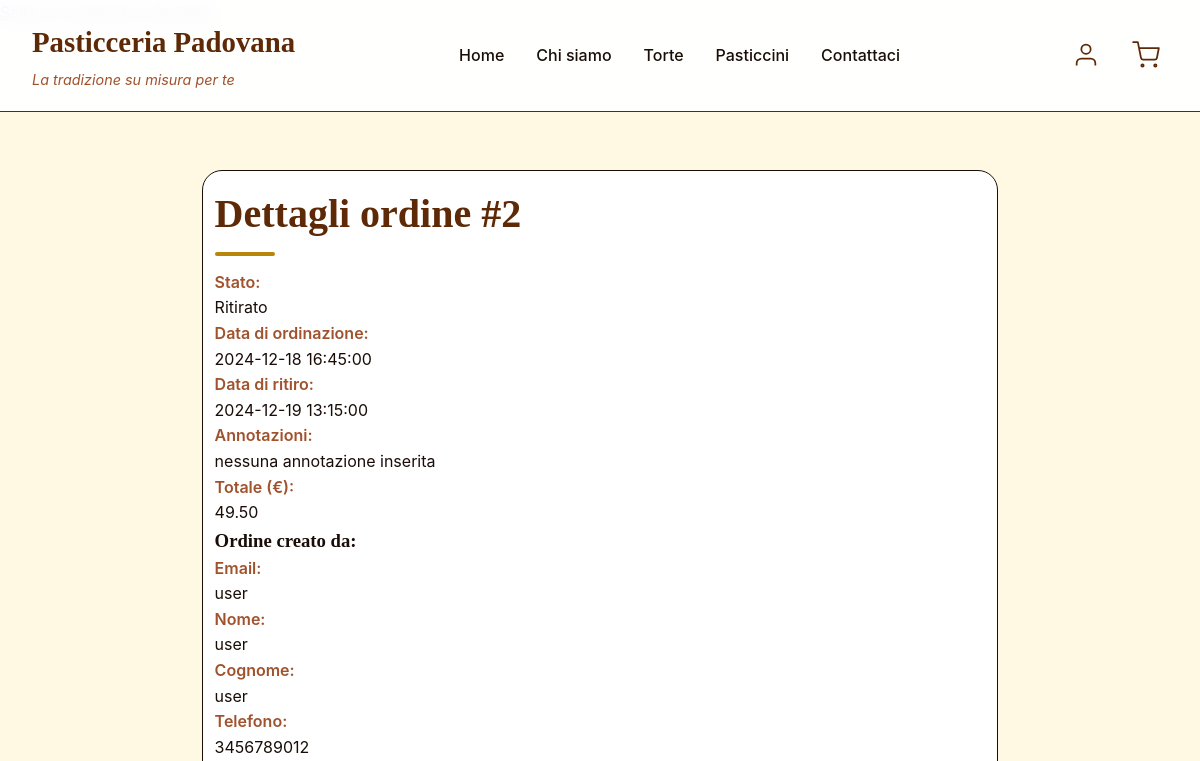
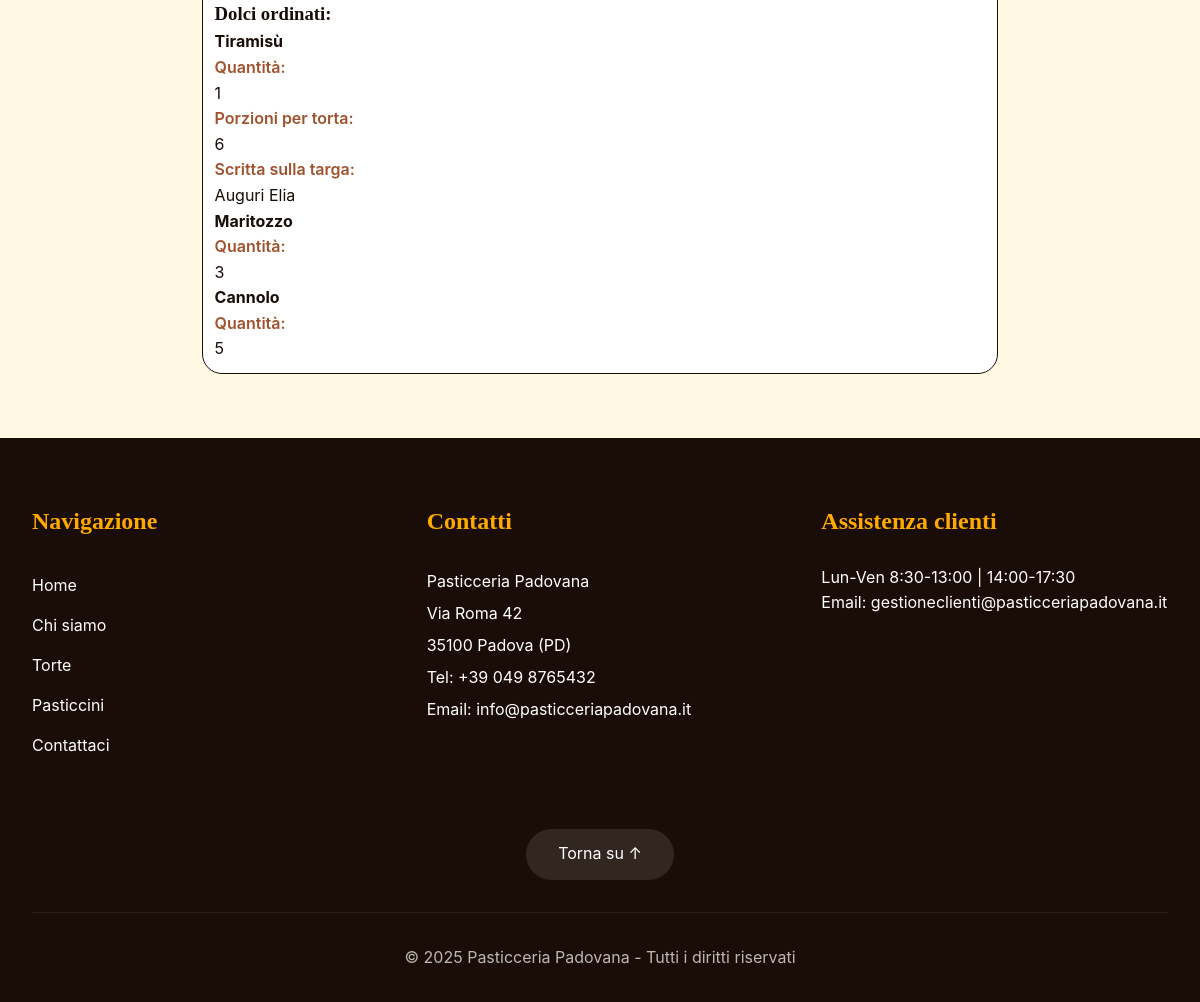
The app's page /dettaglio-ordine?id=2 (signed in) with its own data (2 pictures, top to bottom).
### tables this page shows
CREATE TABLE ordine (
  id int NOT NULL AUTO_INCREMENT,
  ritiro datetime NOT NULL,
  ordinazione datetime,
  persona varchar(60),
  nome varchar(20),
  cognome varchar(20),
  telefono varchar(20),
  annotazioni varchar(300),
  stato int NOT NULL,
  totale DECIMAL(10,2),
  PRIMARY KEY(id),
  FOREIGN KEY (persona) REFERENCES persona(email) ON DELETE SET NULL ON UPDATE CASCADE
);

CREATE TABLE ordine_torta (
  torta int NOT NULL,
  ordine int NOT NULL,
  porzioni int NOT NULL,
  targa varchar(255) NOT NULL DEFAULT '',
  numero_torte int NOT NULL DEFAULT 1,
  PRIMARY KEY (torta, ordine, porzioni, targa),
  FOREIGN KEY (torta) REFERENCES item(id),
  FOREIGN KEY (ordine) REFERENCES ordine(id) ON DELETE CASCADE
);

CREATE TABLE item (
  id int NOT NULL AUTO_INCREMENT,
  tipo ENUM('torta', 'pasticcino') NOT NULL,     
  nome varchar(30) NOT NULL,
  descrizione varchar(1024),
  prezzo DECIMAL(10,2) NOT NULL,  
  immagine varchar(255),
  testo_alternativo varchar(255),
  attivo boolean NOT NULL DEFAULT TRUE,
  PRIMARY KEY(id)
);

CREATE TABLE ordine_pasticcino (
  pasticcino int NOT NULL,
  ordine int NOT NULL,
  quantita int NOT NULL,
  PRIMARY KEY (pasticcino, ordine),
  FOREIGN KEY (pasticcino) REFERENCES item(id),
  FOREIGN KEY (ordine) REFERENCES ordine(id) ON DELETE CASCADE
);

### site/php/dbConnection.php (called while the page is built, shortened)
<?php
class DBAccess{
    private $connection;
    public function openDBConnection(){
        try {
            $host = getenv('MYSQLHOST')     ?: (defined('DB_HOST')     ? DB_HOST     : null);
            $user = getenv('MYSQLUSER')     ?: (defined('DB_USER')     ? DB_USER     : null);
            $pass = getenv('MYSQLPASSWORD') ?: (defined('DB_PASSWORD') ? DB_PASSWORD : null);
            $db   = getenv('MYSQLDATABASE') ?: (defined('DB_NAME')     ? DB_NAME     : null);
            $port = getenv('MYSQLPORT')     ?: (defined('DB_PORT')     ? DB_PORT     : 3306);
            $this->connection = mysqli_connect($host, $user, $pass, $db, (int)$port);
            $this->connection->set_charset("utf8mb4");
            return true;
        } catch (mysqli_sql_exception $e) {
            return false;
        }
    }
    public function getOrdineByIdAndEmail($id,$email){
        $querySelect = "SELECT * FROM ordine WHERE id = ? AND persona=?";
        $stmt = mysqli_prepare($this->connection, $querySelect);
        mysqli_stmt_bind_param($stmt, "is", $id, $email);
        mysqli_stmt_execute($stmt);
        $queryResult = mysqli_stmt_get_result($stmt);
        if (mysqli_num_rows($queryResult) > 0) {
            $ordine = mysqli_fetch_assoc($queryResult);
        } else {
            $ordine = false;
        }
        return $ordine;
    }
    public function getOrdiniTortaById($id) {
        $querySelect = "SELECT ot.torta,
            ot.ordine,
            ot.porzioni,
            ot.targa,
            ot.numero_torte,
            i.nome,
            i.immagine,
            i.testo_alternativo
            FROM ordine_torta AS ot
            JOIN item AS i ON ot.torta = i.id
            WHERE ot.ordine = ? ";
        $stmt = mysqli_prepare($this->connection, $querySelect);
        mysqli_stmt_bind_param($stmt, "i", $id);
        mysqli_stmt_execute($stmt);
        $queryResult = mysqli_stmt_get_result($stmt);
        $torte = [];
        while ($row = mysqli_fetch_assoc($queryResult)) {
            $torte[] = $row;
        }
        return $torte;
    }
    public function getOrdiniPasticcinoById($id) {
        $query = "SELECT op.pasticcino,
            op.ordine,
            op.quantita,
            i.nome,
            i.immagine,
            i.testo_alternativo
            FROM ordine_pasticcino AS op
            JOIN item AS i ON op.pasticcino = i.id
            WHERE op.ordine = ? ";
        $stmt = mysqli_prepare($this->connection, $query);
        mysqli_stmt_bind_param($stmt, "i", $id);
        mysqli_stmt_execute($stmt);
        $result = mysqli_stmt_get_result($stmt);
        $pasticcini = [];
        while ($row = mysqli_fetch_assoc($result)) {
            $pasticcini[] = $row;
        }
        return $pasticcini;
    }
}
?>

### site/php/dettagliOrdine.php (the view, shortened to what this page needs)
<?php
require_once "dbConnection.php";
$paginaHTML = file_get_contents( __DIR__ .'/../html/dettagliOrdine.html');
$id_ordine = null;
$listaDettagliOrdine = '';
$messaggioErrore = '';
$stati = [
    1 => 'In attesa',
    2 => 'In preparazione',
    3 => 'Completato',
    4 => 'Ritirato'
];
$torteOrdinate = [];
$pasticciniOrdinati = [];
$listaDolciOrdinati = '';
if (isset($_GET['id'])) {
    $id_ordine = intval($_GET['id']);
} elseif (isset($_POST['id'])) {
    $id_ordine = intval($_POST['id']);
}
    $email = $_SESSION['email'];
    $ruolo = $_SESSION['ruolo'];
    $db = new DBAccess();
    $connessione = $db->openDBConnection();
    if(!$connessione){
        http_response_code(500);
        include __DIR__ . '/500.php';
        exit;
        } else {
            if (!$db->ordineEsiste($id_ordine)) {
                http_response_code(404);
                include __DIR__ . '/404.php';
                $db->closeDBConnection();
                exit;
            } else {
                if ($ruolo === 'admin') {
                    $ordine = $db->getOrdineById($id_ordine);
                } else {
                    $ordine = $db->getOrdineByIdAndEmail($id_ordine, $email);
                }
                if (!$ordine) {
                    http_response_code(404);
                    include __DIR__ . '/404.php';
                    $db->closeDBConnection();
                    exit;
                } else {
                    $torteOrdinate = $db->getOrdiniTortaById($id_ordine);
                    $pasticciniOrdinati = $db->getOrdiniPasticcinoById($id_ordine);
                }
            }
        }
    if(empty($ordine)){
        $listaDettagliOrdine = '<p class="errore" role="alert">L\'ordine non contiene prodotti</p>';
    } else {
    $statoTesto = isset($stati[$ordine['stato']]) ? $stati[$ordine['stato']] : 'Sconosciuto';
    $listaDettagliOrdine  = '<h2>Dettagli ordine <span aria-label="Numero">#</span>' . htmlspecialchars($ordine['id']) . '</h2>
                            <div class="dettagli-ordine">
                                <dl>
                                    <dt><strong>Stato:</strong></dt>
                                    <dd>'. htmlspecialchars($statoTesto) . '</dd>
                                    <dt><strong>Data di ordinazione:</strong></dt>
                                    <dd>'. htmlspecialchars($ordine['ordinazione']) . '</dd>
                                    <dt><strong>Data di ritiro:</strong></dt>
                                    <dd>'. htmlspecialchars($ordine['ritiro']) . '</dd>
                                    <dt><strong>Annotazioni:</strong></dt>
                                    <dd>'. htmlspecialchars($ordine['annotazioni'] ?? 'nessuna annotazione inserita') . '</dd>
                                    <dt><strong>Totale (€):</strong></dt>
                                    <dd>'. htmlspecialchars($ordine['totale']) . '</dd>
                                </dl>
                            </div>';
    $listaDettagliOrdine .= '<h3>Ordine creato da:</h3>
                            <div class="dettagli-ordine">
                                <dl>
                                    <dt><strong>Email:</strong></dt>
                                    <dd>' . htmlspecialchars($ordine['persona']) . '</dd>
                                    <dt><strong>Nome:</strong></dt>
                                    <dd>'. htmlspecialchars($ordine['nome']) . '</dd>
                                    <dt><strong>Cognome:</strong></dt>
                                    <dd>'. htmlspecialchars($ordine['cognome']) . '</dd>
                                    <dt><strong>Telefono:</strong></dt>
                                    <dd>'. htmlspecialchars($ordine['telefono']) . '</dd>
                                </dl>
                            </div>';
    $listaDolciOrdinati =  '<h3>Dolci ordinati:</h3>';
    if(empty($torteOrdinate) && empty($pasticciniOrdinati)){
        $listaDolciOrdinati .= '<p>Ordine vuoto</p>';
    } else {
        $listaDolciOrdinati .= '<ul>';
        if(!empty($torteOrdinate)){
            foreach ($torteOrdinate as $torta){
                $listaDolciOrdinati .= '<li class="dolce-ordinato">
                                            <h4>' . $torta['nome'] . '</h4>
                                            <div class="contenitore-dolce">
                                                <div class="dettagli-dolce">
                                                    <dl>
                                                        <dt><strong>Quantità:</strong></dt>
                                                        <dd>'. htmlspecialchars($torta['numero_torte']) . '</dd>
                                                        <dt><strong>Porzioni per torta:</strong></dt>
                                                        <dd>'. htmlspecialchars($torta['porzioni']) . '</dd>';
                $targaTorta = htmlspecialchars($torta['targa']);
                if(!empty($targaTorta)){
                    $listaDolciOrdinati .= '<dt><strong>Scritta sulla targa:</strong></dt>
                    <dd>'. $targaTorta . '</dd>';
                }
                $listaDolciOrdinati .= '</dl>
                                    </div>
                                </div>
                            </li>';
            }
        }
        if(!empty($pasticciniOrdinati)){
            foreach ($pasticciniOrdinati as $pasticcino){
                $listaDolciOrdinati .= '<li class="dolce-ordinato">
                                            <h4>' . htmlspecialchars($pasticcino['nome']) . '</h4>
                                            <div class="contenitore-dolce">
                                                <div class="dettagli-dolce">
                                                    <dl>
                                                        <dt><strong>Quantità:</strong></dt>
                                                        <dd>' . htmlspecialchars($pasticcino['quantita']) . '</dd>
                                                    </dl>
                                                </div>
                                            </div>
                                        </li>';
            }
        }
        $listaDolciOrdinati .= '</ul>';
    }
}
$paginaHTML = str_replace('[messaggioErroreDB]', $messaggioErrore, $paginaHTML);
$paginaHTML = str_replace('[listaDettagliOrdine]', $listaDettagliOrdine, $paginaHTML);
$paginaHTML = str_replace('[listaDolciOrdinati]', $listaDolciOrdinati, $paginaHTML);
echo $paginaHTML;
?>

### site/css/style.css (style rules this page uses)
@media screen { * { margin: 0; padding: 0; box-sizing: border-box; } }
@media screen { :root { --primary: #5D2906; --primary-light: #A0522D; --bg-cream: #fff9e3; --surface-light: #FFF8E7; --text-dark: #1A0D07; --text-light: #FFFFFF; --accent: #B8860B; --accent-bright: #FFAA00; --error: #B71C1C; --success: #1B5E20; } }
@media screen { body { font-family: 'Inter', sans-serif; color: var(--text-dark); line-height: 1.6; overflow-x: hidden; background-color: var(--bg-cream); } }
@media screen { h1, h2, h3 { font-family: 'Playfair Display', serif; } }
@media screen { header { position: fixed; top: 0; width: 100%; background: rgba(255, 255, 255, 0.95); backdrop-filter: blur(10px); z-index: 1000; box-shadow: 0 2px 20px var(--shadow); transition: all 0.3s ease; border-bottom: 1px solid var(--primary); } }
@media screen { .header-content { max-width: 1400px; margin: 0 auto; padding: 1.2rem 2rem; display: flex; justify-content: space-between; align-items: center; } }
@media screen { #logo h1 { font-size: 1.8rem; color: var(--primary); font-weight: 700; margin-bottom: 0.2rem; } }
@media screen { #logo p { font-size: 0.9rem; color: var(--primary-light); font-style: italic; } }
@media screen { nav#menu { display: flex; align-items: center; } }
@media screen { nav#menu ul { display: flex; gap: 2rem; list-style: none; } }
@media screen { nav#menu a, nav#menu li, nav#menu span { color: var(--text-dark); text-decoration: none; font-weight: 500; position: relative; transition: color 0.3s ease; } }
@media screen { nav#menu a::after, nav#menu #currentlink::after, nav#menu #currentLink::after { content: ''; position: absolute; bottom: -5px; left: 0; width: 0; height: 2px; background: var(--accent); transition: width 0.3s ease; } }
@media screen { .header-icons { display: flex; gap: 1rem; } }
@media screen { .icon-btn { background: none; border: none; cursor: pointer; padding: 0.5rem; border-radius: 50%; transition: all 0.3s ease; display: flex; align-items: center; justify-content: center; } }
@media screen { .icon-btn svg { width: 28px; height: 28px; stroke: var(--primary); stroke-width: 1.5; transition: stroke 0.3s ease; } }
@media screen { main { margin-top: 80px; min-height: calc(100vh - 400px); padding: 4rem 2rem; } }
@media screen { section { margin-bottom: 5rem; } }
@media screen { section h2 { font-size: 2.5rem; color: var(--primary); margin-bottom: 1.5rem; position: relative; display: inline-block; } }
@media screen { section h2::after { content: ''; position: absolute; bottom: -10px; left: 0; width: 60px; height: 4px; background: var(--accent); border-radius: 2px; } }
@media screen { section strong { color: var(--primary-light); font-weight: 600; } }
@media screen { footer { background: var(--text-dark); color: var(--text-light); padding: 4rem 2rem 2rem; } }
@media screen { .footer-content { max-width: 1400px; margin: 0 auto; display: grid; grid-template-columns: repeat(auto-fit, minmax(300px, 1fr)); gap: 3rem; margin-bottom: 2rem; } }
@media screen { footer h2 { color: var(--accent-bright); margin-bottom: 1.5rem; font-size: 1.5rem; } }
@media screen { footer a { color: var(--text-light); text-decoration: none; transition: color 0.3s ease; } }
@media screen { footer address { font-style: normal; line-height: 2; } }
@media screen { #navigazione-footer ul { list-style: none; line-height: 2.5; } }
@media screen { #navigazione-footer a { display: inline-block; position: relative; } }
@media screen { #navigazione-footer a::after { content: ''; position: absolute; bottom: 0; left: 0; width: 0; height: 2px; background: var(--accent); transition: width 0.3s ease; } }
@media screen { #copyright { text-align: center; padding-top: 2rem; border-top: 1px solid rgba(255, 255, 255, 0.1); opacity: 0.7; margin-top: 2rem; } }
@media screen { .back-to-top { display: inline-block; margin-top: 2rem; padding: 0.8rem 2rem; background: rgba(255, 255, 255, 0.1); border-radius: 50px; transition: all 0.3s ease; } }
@media screen { #dettagliOrdine { background-color: white; padding: 0.7rem; border: 1px solid var(--text-dark); border-radius: 20px; width: 70%; margin: auto; } }
@media screen { #dettagliOrdine li { list-style: none; } }

### records on screen
ordine: id "2", stato "Ritirato", ordinazione "2024-12-18 16:45:00", ritiro "2024-12-19 13:15:00", annotazioni "nessuna annotazione inserita", totale "49.50", persona "user", nome "user", cognome "user", telefono "3456789012"
ordine_torta: torta.nome "Tiramisù", numero_torte "1", porzioni "6", targa "Auguri Elia"
ordine_pasticcino: pasticcino.nome "Maritozzo", quantita "3"
ordine_pasticcino: pasticcino.nome "Cannolo", quantita "5"
